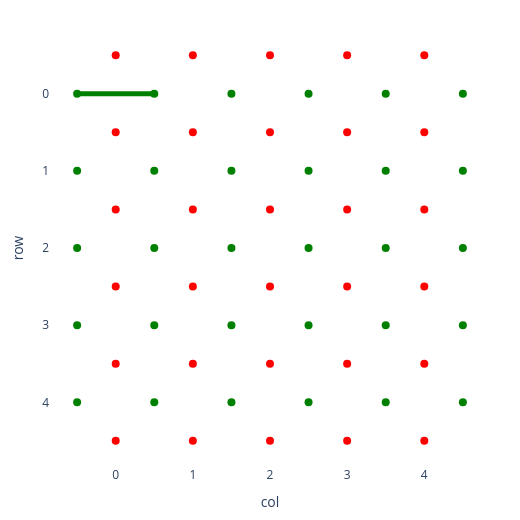
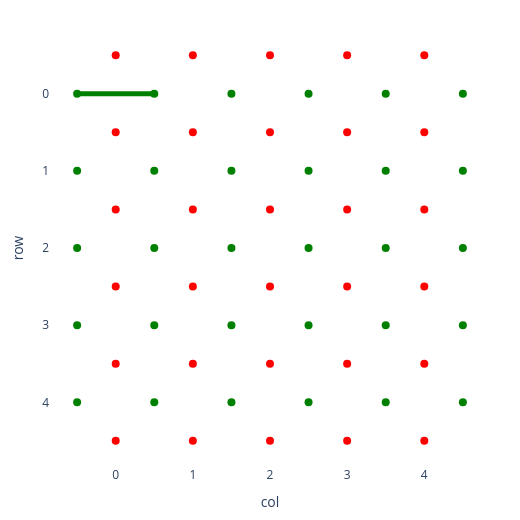

Source (notebook cell) for these figures, in order:
### Code cell
new_move.visualize()

### Figure 1 — Plotly figure (JSON) as saved in the notebook; plotly's stock layout.template omitted (floating-point values rounded to 4 significant figures)
{"data": [{"hoverinfo": "skip", "marker": {"color": "green", "size": 8}, "mode": "markers", "showlegend": false, "type": "scatter", "x": [0, 0, 0, 0, 0, 1, 1, 1, 1, 1, 2, 2, 2, 2, 2, 3, 3, 3, 3, 3, 4, 4, 4, 4, 4, 5, 5, 5, 5, 5], "y": [0.5, 1.5, 2.5, 3.5, 4.5, 0.5, 1.5, 2.5, 3.5, 4.5, 0.5, 1.5, 2.5, 3.5, 4.5, 0.5, 1.5, 2.5, 3.5, 4.5, 0.5, 1.5, 2.5, 3.5, 4.5, 0.5, 1.5, 2.5, 3.5, 4.5]}, {"hoverinfo": "skip", "marker": {"color": "red", "size": 8}, "mode": "markers", "showlegend": false, "type": "scatter", "x": [0.5, 1.5, 2.5, 3.5, 4.5, 0.5, 1.5, 2.5, 3.5, 4.5, 0.5, 1.5, 2.5, 3.5, 4.5, 0.5, 1.5, 2.5, 3.5, 4.5, 0.5, 1.5, 2.5, 3.5, 4.5, 0.5, 1.5, 2.5, 3.5, 4.5], "y": [0, 0, 0, 0, 0, 1, 1, 1, 1, 1, 2, 2, 2, 2, 2, 3, 3, 3, 3, 3, 4, 4, 4, 4, 4, 5, 5, 5, 5, 5]}], "layout": {"height": 520, "margin": {"b": 50, "l": 50, "r": 30, "t": 30}, "plot_bgcolor": "white", "shapes": [{"line": {"color": "green", "width": 5}, "type": "line", "x0": 0, "x1": 1, "y0": 0.5, "y1": 0.5}], "width": 520, "xaxis": {"range": [-0.3, 5.3], "scaleanchor": "y", "tickmode": "array", "ticktext": ["0", "1", "2", "3", "4"], "tickvals": [0.5, 1.5, 2.5, 3.5, 4.5], "title": {"text": "col"}}, "yaxis": {"autorange": false, "range": [5.3, -0.3], "tickmode": "array", "ticktext": ["0", "1", "2", "3", "4"], "tickvals": [0.5, 1.5, 2.5, 3.5, 4.5], "title": {"text": "row"}}}}

### Figure 2 — Plotly figure (JSON) as saved in the notebook; plotly's stock layout.template omitted (floating-point values rounded to 4 significant figures)
{"data": [{"hoverinfo": "skip", "marker": {"color": "green", "size": 8}, "mode": "markers", "showlegend": false, "type": "scatter", "x": [0, 0, 0, 0, 0, 1, 1, 1, 1, 1, 2, 2, 2, 2, 2, 3, 3, 3, 3, 3, 4, 4, 4, 4, 4, 5, 5, 5, 5, 5], "y": [0.5, 1.5, 2.5, 3.5, 4.5, 0.5, 1.5, 2.5, 3.5, 4.5, 0.5, 1.5, 2.5, 3.5, 4.5, 0.5, 1.5, 2.5, 3.5, 4.5, 0.5, 1.5, 2.5, 3.5, 4.5, 0.5, 1.5, 2.5, 3.5, 4.5]}, {"hoverinfo": "skip", "marker": {"color": "red", "size": 8}, "mode": "markers", "showlegend": false, "type": "scatter", "x": [0.5, 1.5, 2.5, 3.5, 4.5, 0.5, 1.5, 2.5, 3.5, 4.5, 0.5, 1.5, 2.5, 3.5, 4.5, 0.5, 1.5, 2.5, 3.5, 4.5, 0.5, 1.5, 2.5, 3.5, 4.5, 0.5, 1.5, 2.5, 3.5, 4.5], "y": [0, 0, 0, 0, 0, 1, 1, 1, 1, 1, 2, 2, 2, 2, 2, 3, 3, 3, 3, 3, 4, 4, 4, 4, 4, 5, 5, 5, 5, 5]}], "layout": {"height": 520, "margin": {"b": 50, "l": 50, "r": 30, "t": 30}, "plot_bgcolor": "white", "shapes": [{"line": {"color": "green", "width": 5}, "type": "line", "x0": 0, "x1": 1, "y0": 0.5, "y1": 0.5}], "width": 520, "xaxis": {"range": [-0.3, 5.3], "scaleanchor": "y", "tickmode": "array", "ticktext": ["0", "1", "2", "3", "4"], "tickvals": [0.5, 1.5, 2.5, 3.5, 4.5], "title": {"text": "col"}}, "yaxis": {"autorange": false, "range": [5.3, -0.3], "tickmode": "array", "ticktext": ["0", "1", "2", "3", "4"], "tickvals": [0.5, 1.5, 2.5, 3.5, 4.5], "title": {"text": "row"}}}}
